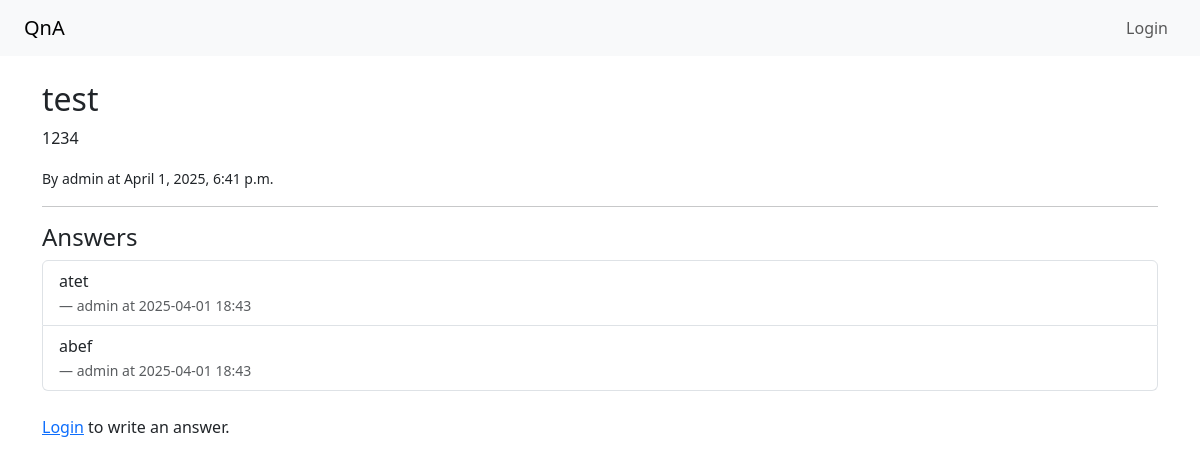
Page /question/11/ on the committed database.
### qa/models.py (models this page shows, shortened)
class Question(models.Model):
    title = models.CharField(max_length=200)
    content = models.TextField()
    author = models.ForeignKey(User, on_delete=models.CASCADE)
    created_at = models.DateTimeField(auto_now_add=True)

class Answer(models.Model):
    question = models.ForeignKey(Question, on_delete=models.CASCADE, related_name='answers')
    content = models.TextField()
    author = models.ForeignKey(User, on_delete=models.CASCADE)
    created_at = models.DateTimeField(auto_now_add=True)

### qa/views.py (the view, shortened to what this page needs)
# urls.py: path('question/<int:pk>/', views.question_detail, name='question_detail'),
def question_detail(request, pk):
    question = get_object_or_404(Question, pk=pk)
    return render(request, 'qa/question_detail.html', {'question': question})

### qa/templates/qa/question_detail.html
{% extends 'qa/base.html' %}
{% block content %}
<h2>{{ question.title }}</h2>
<p>{{ question.content }}</p>
<p><small>By {{ question.author.username }} at {{ question.created_at }}
</small></p>
<hr>
<h4>Answers</h4>
<ul class="list-group mb-4">
    {% for answer in question.answers.all %}
    <li class="list-group-item">
        {{ answer.content }}<br>
        <small class="text-muted">— {{ answer.author.username }} at {{ answer.created_at|date:"Y-m-d H:i" }}</small>
    </li>
    {% empty %}
    <li class="list-group-item">No answers yet.</li>
    {% endfor %}
</ul>
{% if user.is_authenticated %}
<h5>Write an Answer</h5>
<form method="post">
    {% csrf_token %}
    <div class="mb-3">
        <textarea name="content" class="form-control" rows="4" placeholder="Write your answer here..."></textarea>
    </div>
    <button type="submit" class="btn btn-success">Submit Answer</button>
</form>
{% else %}
<p><a href="{% url 'login' %}">Login</a> to write an answer.</p>
{% endif %}
{% endblock %}

### rows in the picture
Question: title "test", content "1234", author.username "admin", created_at "April 1, 2025, 6:41 p.m."
Answer: content "atet", author.username "admin", created_at "2025-04-01 18:43"
Answer: content "abef", author.username "admin", created_at "2025-04-01 18:43"
